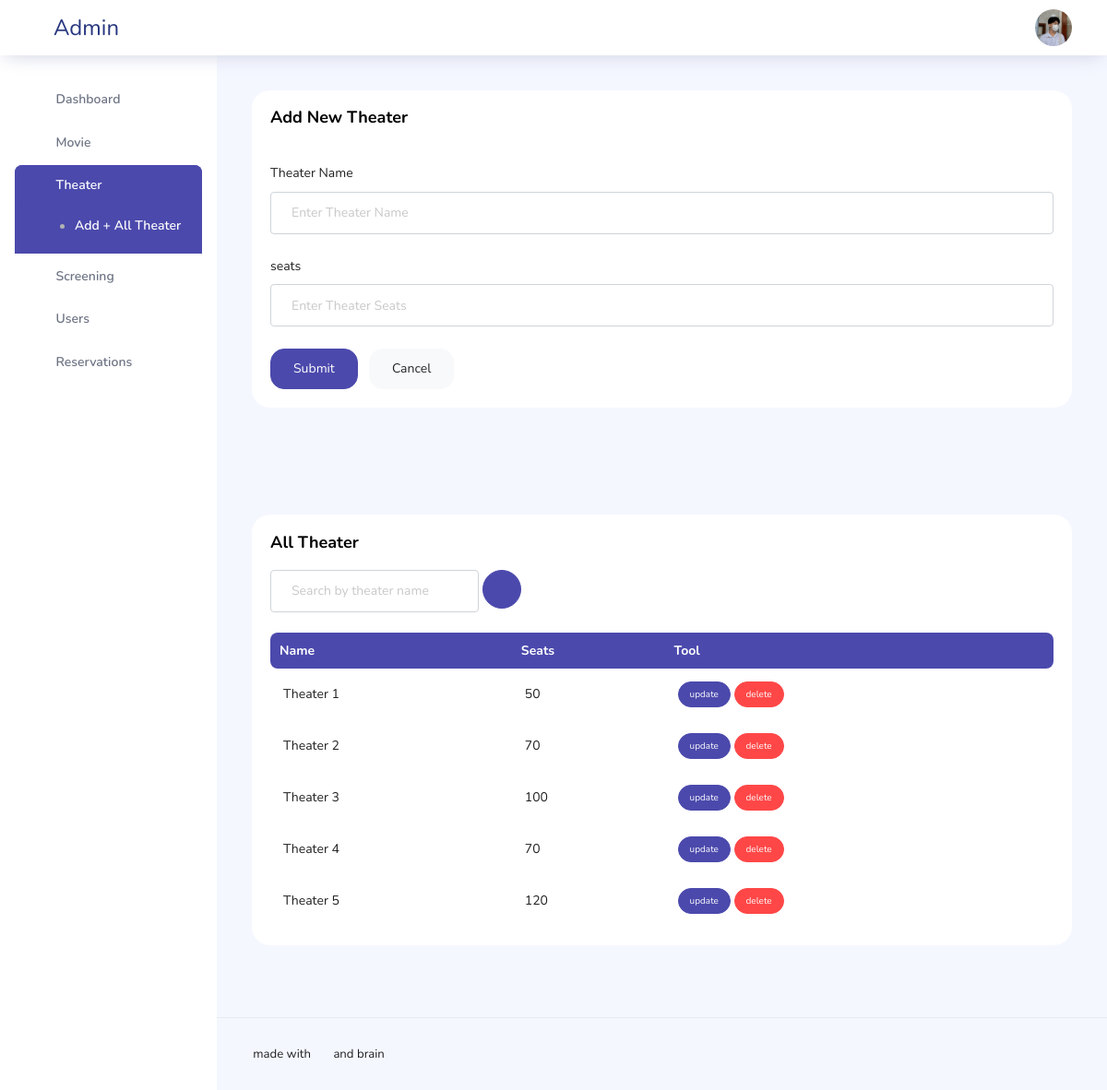
The app's page /admin/theater.php (signed in), older data.
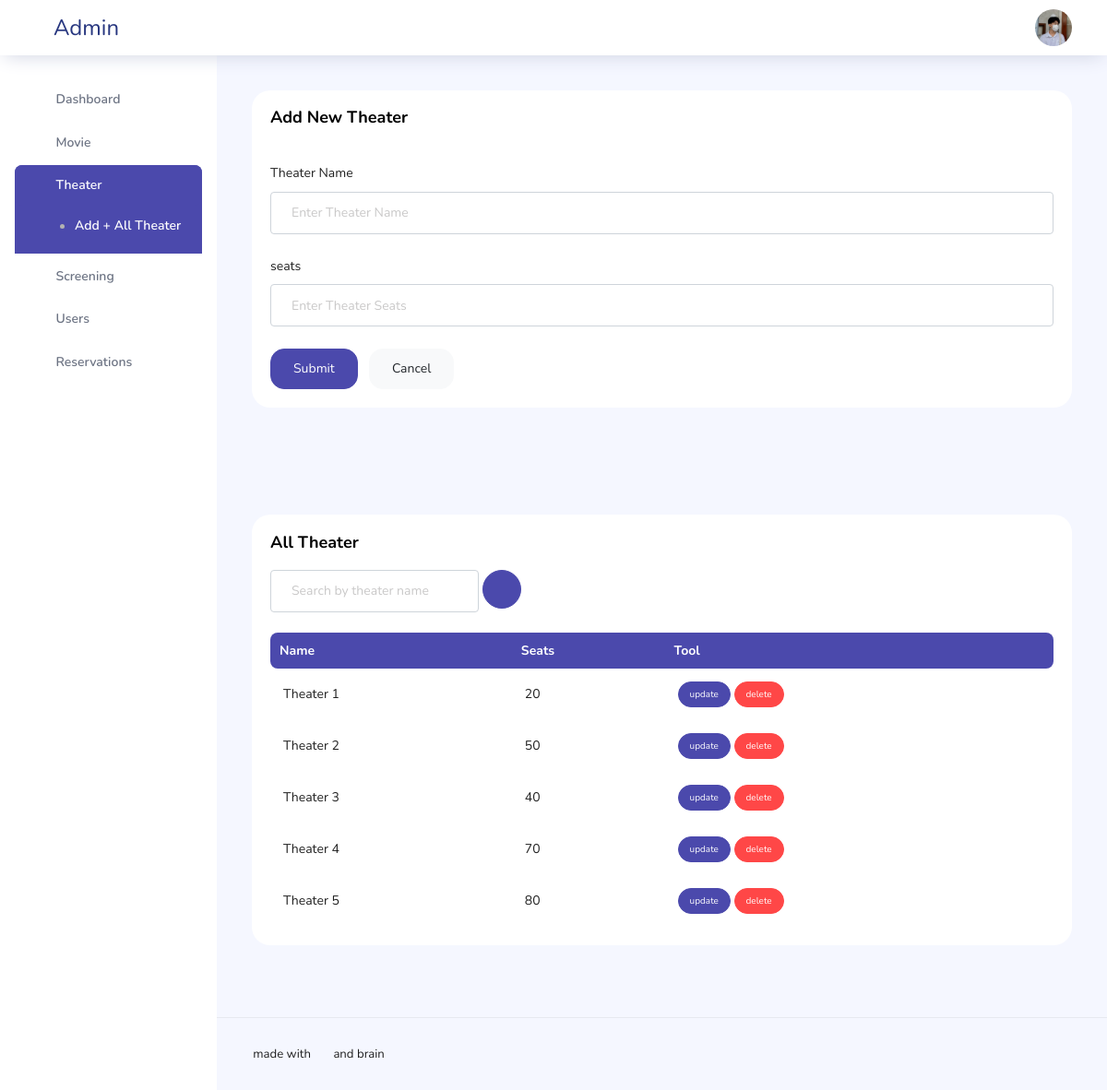
The same page, newer data.
### tables this page shows
CREATE TABLE `theater` (
  `id` int NOT NULL,
  `name` varchar(100) NOT NULL,
  `seats_no` int NOT NULL
);

### admin/inc/TheaterAddAllModel.php (the view, shortened to what this page needs)
<section class="content">
    <div class="content-wrapper">
        <div class="row">
            <div class="col-12 grid-margin stretch-card">
                <div class="card">
                    <div class="card-body">
                        <h3 class="card-title">Add New Theater</h3>
                        <br>
                        <form class="forms-sample" action="theateradd.php" method="post" name="forms">
                            <div class="form-group">
                                <label for="name">Theater Name</label>
                                <input type="text" class="form-control" name="name" id="name" placeholder="Enter Theater Name" required>
                            </div>
                            <div class="form-group">
                                <label for="seats_no">seats</label>
                                <input type="text" class="form-control" name="seats_no" id="seats_no" placeholder="Enter Theater Seats" required>
                            </div>
                            <button type="submit" class="btn btn-primary mr-2" name="addt">Submit</button>
                            <button class="btn btn-light">Cancel</button>
                        </form>
                    </div>
                </div>
            </div>
        </div>
    </div>
    <div class="content-wrapper">
        <div class="row">
            <div class="col-md-12 grid-margin stretch-card">
                <div class="card">
                    <div class="card-body">
                        <p class="card-title">All Theater</p>
                        <?php
                        if (isset($_POST['search'])) {
                            $search = $_POST['search'];
                            $sql = "SELECT * FROM theater WHERE name LIKE '%$search%'";
                        }else{
                            $sql = "SELECT * FROM theater $where";
                        }
                            $query = $conn->query($sql);
                        ?>
                        <form action="" method="post">
                            <div class="input-group">
                                <div class="form-outline">
                                    <input type="search" id="search" name="search" class="form-control" placeholder="Search by theater name" value="<?php echo @$_POST['search']; ?>" />
                                </div> &nbsp;
                                <button type="submit" class="btn btn-primary btn-rounded btn-icon">
                                    <i class="ti-search"></i>
                                </button>
                            </div>
                        </form>
                        <br>
                        <div class="row">
                            <div class="col-12">
                                <div class="table-responsive">
                                    <table class="display expandable-table" style="width:100%">
                                        <thead>
                                            <tr>
                                                <th>Name</th>
                                                <th>Seats</th>
                                                <th>Tool</th>
                                            </tr>
                                        </thead>
                                        <tbody>
                                            <?php
                                            while ($row = $query->fetch_assoc()) {
                                                $id = $row['id'];
                                                echo "
                                                    <tr>
                                                    <td>" . $row['name'] . "</td>
                                                    <td>" . $row['seats_no'] . "</td>
                                                    <td>
                                                    <a href='theateredit.php?GetID=$id'><input type='button' value='update' class='btn btn-primary btn-xs edit_data' /></a>
                                                    <a href='theatercheckdel.php?GetID=$id'><input type='button' value='delete' class='btn btn-danger btn-xs delete_data' /></a>
                                                    </td>
                                                    </tr>
                                                ";
                                            }
                                            ?>
                                        </tbody>
                                    </table>
                                </div>
                            </div>
                        </div>
                    </div>
                </div>
            </div>
        </div>
    </div>

Row changes from the older to the newer data that the page shows:
changed theater "Theater 1": seats_no "50" → "20"
changed theater "Theater 2": seats_no "70" → "50"
changed theater "Theater 3": seats_no "100" → "40"
changed theater "Theater 5": seats_no "120" → "80"
